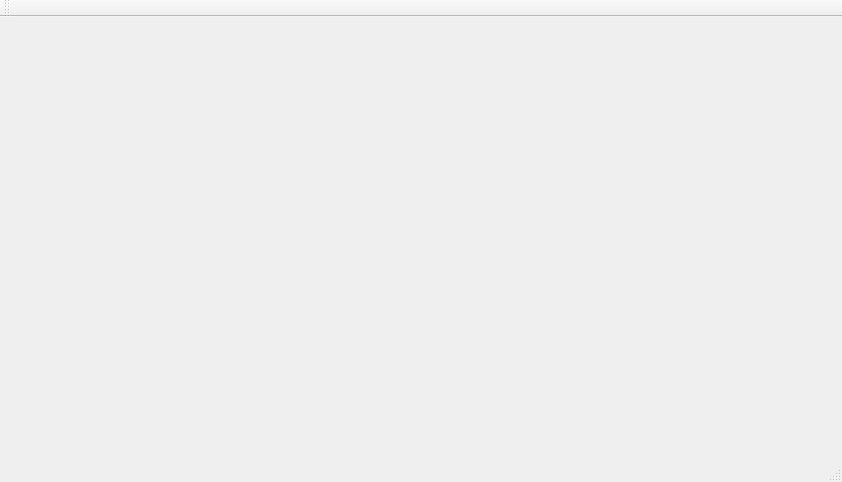
<?xml version="1.0" encoding="UTF-8"?>
<ui version="4.0">
 <class>OpenGLProTestClass</class>
 <widget class="QMainWindow" name="OpenGLProTestClass">
  <property name="geometry">
   <rect>
    <x>0</x>
    <y>0</y>
    <width>842</width>
    <height>482</height>
   </rect>
  </property>
  <property name="windowTitle">
   <string>OpenGLProTest</string>
  </property>
  <widget class="QWidget" name="centralWidget">
   <layout class="QGridLayout" name="gridLayout">
    <item row="0" column="0">
     <widget class="OpenGLWindow" name="widget" native="true"/>
    </item>
   </layout>
  </widget>
  <widget class="QMenuBar" name="menuBar">
   <property name="geometry">
    <rect>
     <x>0</x>
     <y>0</y>
     <width>842</width>
     <height>26</height>
    </rect>
   </property>
  </widget>
  <widget class="QToolBar" name="mainToolBar">
   <attribute name="toolBarArea">
    <enum>TopToolBarArea</enum>
   </attribute>
   <attribute name="toolBarBreak">
    <bool>false</bool>
   </attribute>
  </widget>
  <widget class="QStatusBar" name="statusBar"/>
 </widget>
 <layoutdefault spacing="6" margin="11"/>
 <customwidgets>
  <customwidget>
   <class>OpenGLWindow</class>
   <extends>QWidget</extends>
   <header location="global">openglwindow.h</header>
   <container>1</container>
  </customwidget>
 </customwidgets>
 <resources>
  <include location="openglprotest.qrc"/>
 </resources>
 <connections/>
</ui>
